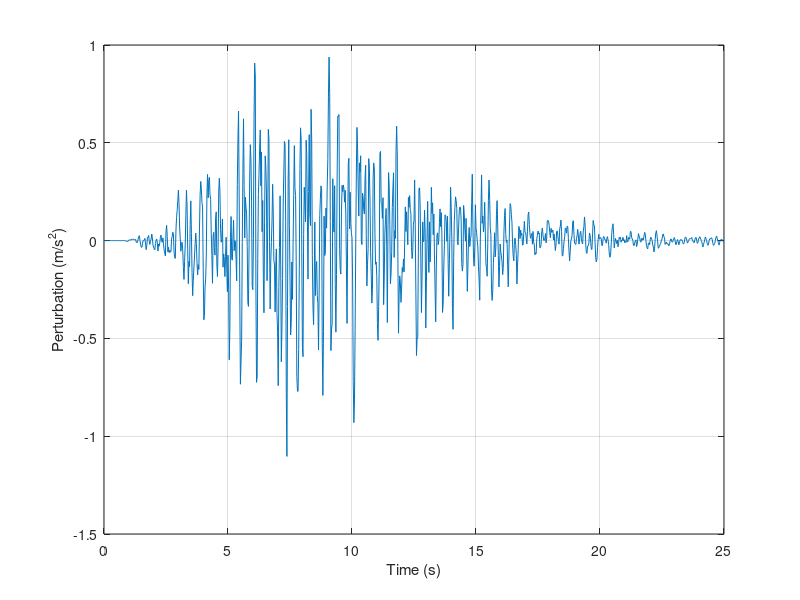

Recreate this plot in MATLAB. (Note: this script raises an error after producing the figure.)
%-------------------------------------------
%  TD 2 - Commande de systèmes dynamiques
% Active control of a simple mechanic system
%-------------------------------------------
%--------------------------------------
% definition of the perturbation
%--------------------------------------

    load('seisme.mat'); % Seism signal
    figure(1);
    plot(seisme.time, seisme.signals.values); grid;
    xlabel('Time (s)');
    ylabel('Perturbation (m/s^2)');
    
%--------------------------------------
% Definition of the open-loop system
%--------------------------------------

    % System parameters 
   K0=4; m0=1; D0=0.1;
   K1=4; m1=1; D1=0.1;

   M_bar=diag([m0; m1]);
   D_bar=[D0+D1 -D1 ; -D1 D1];
   K_bar=[K0+K1 -K1 ; -K1 K1];
   Eu=[1; 0];
   Eg=[1 ;1]

    % State-space representation
    A=[zeros(2) eye(2)
        -inv(M_bar)*K_bar -inv(M_bar)*D_bar];
    B=[zeros(2,1)
        Eu];
    Bp=[zeros(2,1)
       Eg];
    
     C=[1 0 0 0]; % x0 is the output
    % Open-loop system
    sys=ss(A,B,C,zeros(1,1)); 
    
    % System analysis
    
    % check of the controllability 
    rank(ctrb(A,B))
    % check of the observability 
    rank(obsv(A,C))
    % characteristics of the open-loop poles
     damp(eig(A))
%--------------------------------------
% LQR calculation
%--------------------------------------
% Gain matrix of the feedback
    Q = 10*eye(4);% TO BE TUNED. weigthing factor on x0. 
    r=1; % weigthing factor on the input. Fixed to 1. 

    K_LQ=lqr(sys, Q, r^2);

 % Matrice M for the reference tracking
    M=-inv(C*inv(A-B*K_LQ)*B);     
    % characteristics of the closed-loop poles
    damp(eig(A-B*K_LQ))
%--------------------------------------
% Simulation
%--------------------------------------
% Simulation can be performed with the file "Part2_LQ.slx". 
